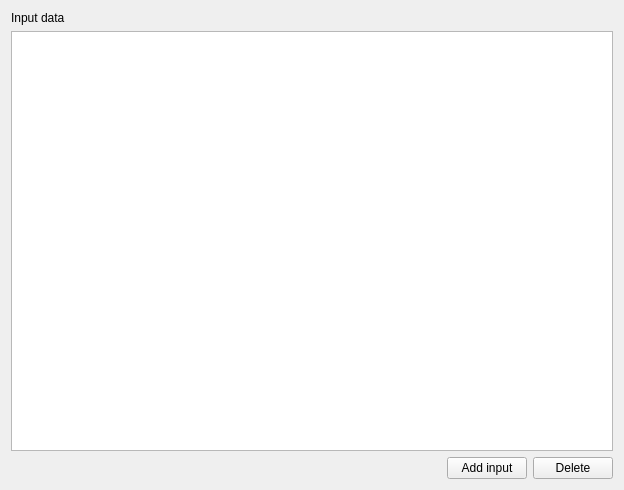
<?xml version="1.0" encoding="UTF-8"?>
<ui version="4.0">
 <class>CreateExternalProcessInputPage</class>
 <widget class="QWizardPage" name="CreateExternalProcessInputPage">
  <property name="geometry">
   <rect>
    <x>0</x>
    <y>0</y>
    <width>624</width>
    <height>490</height>
   </rect>
  </property>
  <property name="windowTitle">
   <string>WizardPage</string>
  </property>
  <layout class="QVBoxLayout" name="verticalLayout">
   <property name="sizeConstraint">
    <enum>QLayout::SetMinAndMaxSize</enum>
   </property>
   <item>
    <widget class="QLabel" name="lblTitle">
     <property name="text">
      <string>Input data</string>
     </property>
    </widget>
   </item>
   <item>
    <widget class="QTableView" name="tvInput"/>
   </item>
   <item>
    <layout class="QHBoxLayout" name="buttonsLayout">
     <property name="sizeConstraint">
      <enum>QLayout::SetMinAndMaxSize</enum>
     </property>
     <item>
      <spacer name="horizontalSpacer">
       <property name="orientation">
        <enum>Qt::Horizontal</enum>
       </property>
       <property name="sizeHint" stdset="0">
        <size>
         <width>188</width>
         <height>20</height>
        </size>
       </property>
      </spacer>
     </item>
     <item>
      <widget class="QPushButton" name="pbAdd">
       <property name="text">
        <string>Add input</string>
       </property>
      </widget>
     </item>
     <item>
      <widget class="QPushButton" name="pbDelete">
       <property name="text">
        <string>Delete</string>
       </property>
      </widget>
     </item>
    </layout>
   </item>
  </layout>
 </widget>
 <resources/>
 <connections/>
</ui>
